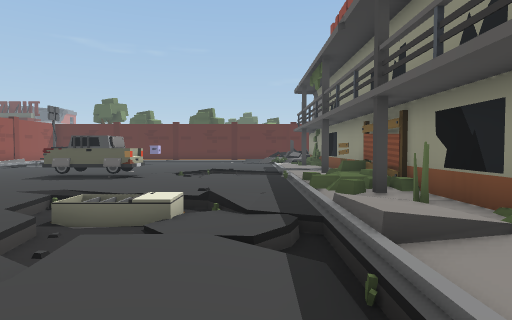
[1] (above)

19 first-person views from a walk through a Unity game level. The camera is 1.3 m above the floor, tilts 2° down and sees 75° across. The floor is counted in squares, 2 m on a side. Each view is taken from the middle of a square. On the plan, view 1 faces up. The plan holds only what a view shows up to about 10 squares ahead; the rest is blank. The place goes on beyond the plan. The player character is not drawn.

[2]
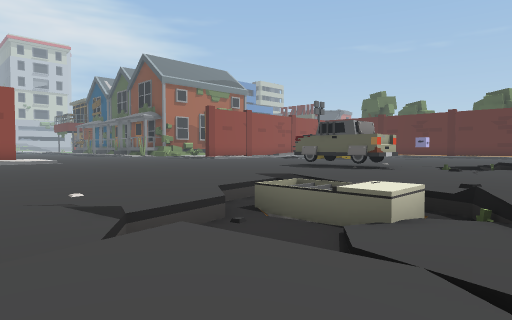

[3]
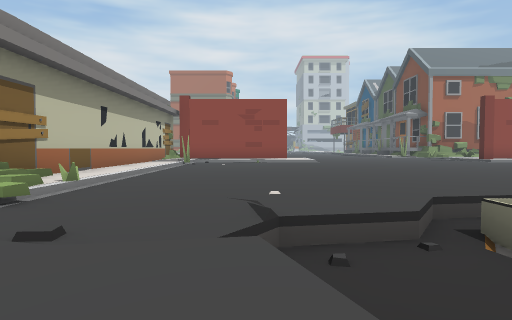

[4]
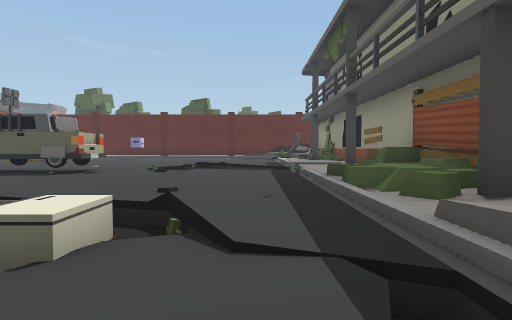

[5]
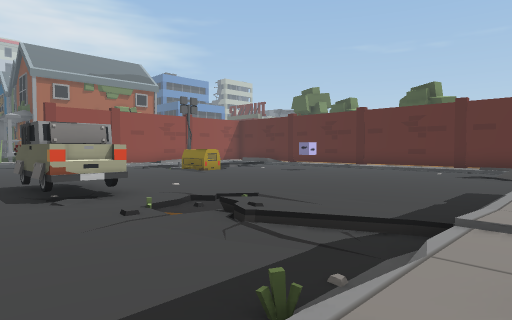

[6]
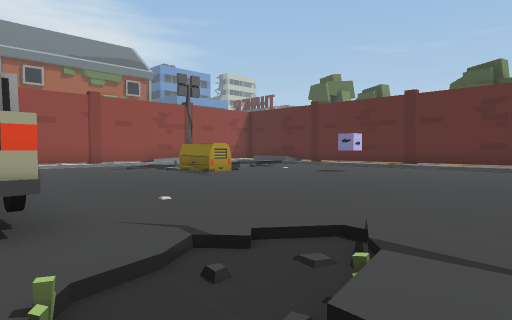

[7]
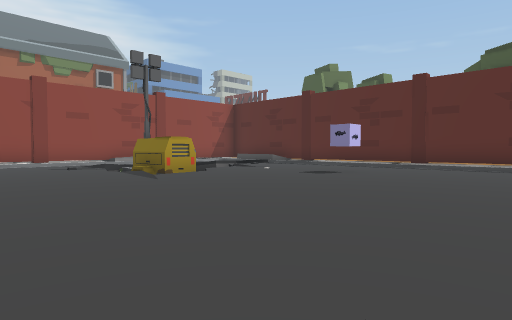

[8]
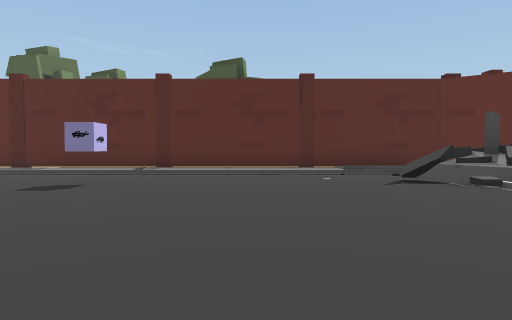

[9]
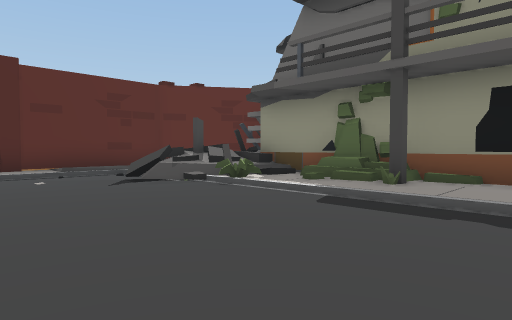

[10]
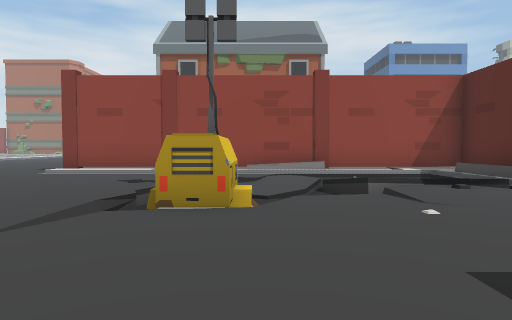

[11]
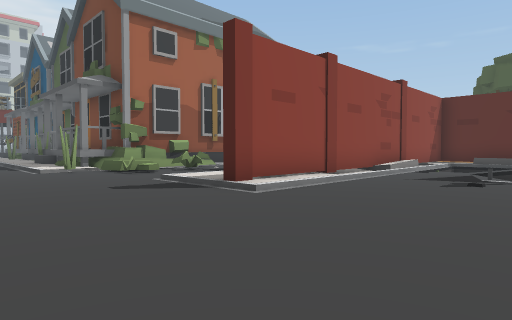

[12]
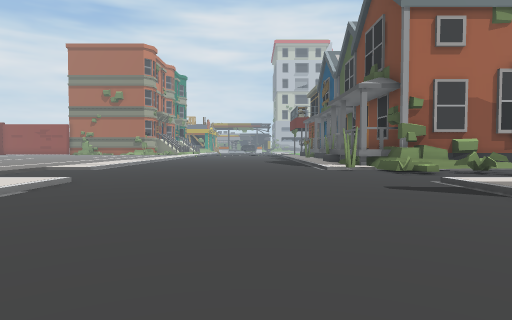

[13]
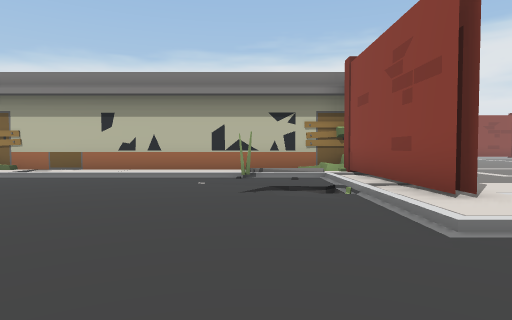

[14]
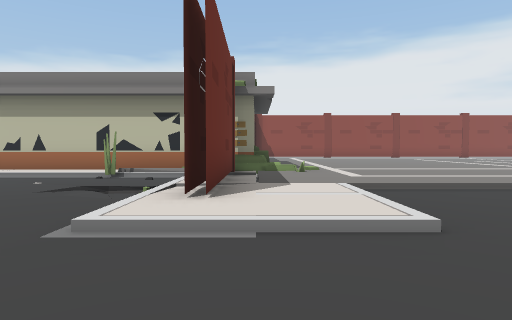

[15]
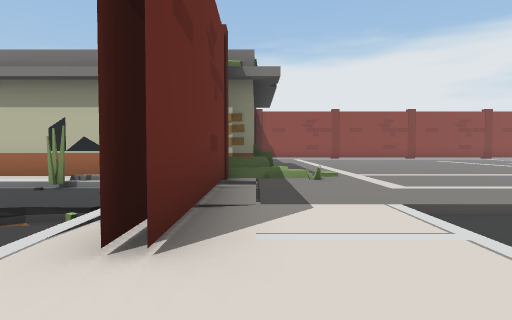

[16]
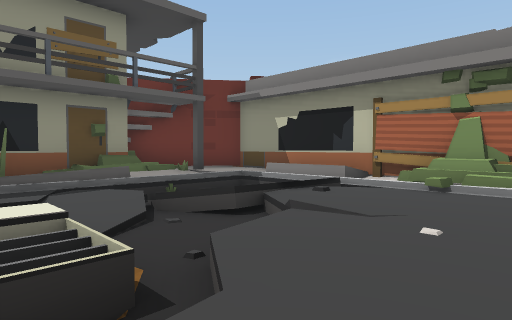

[17]
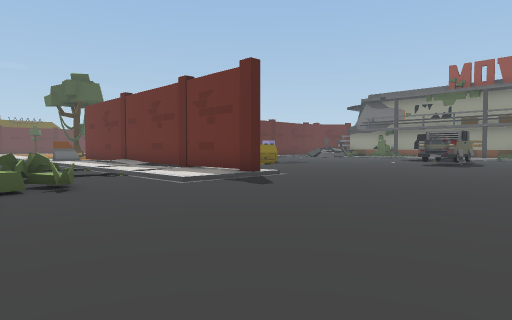

[18]
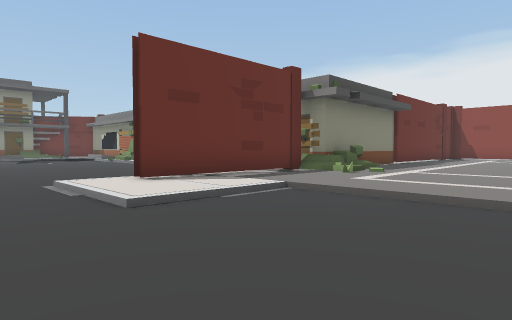

[19]
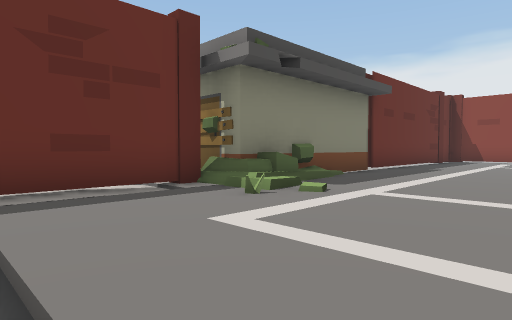

### Floor plan
Key: @ floor where view 1 was taken; # wall or solid block; . main floor; : floor 0.25 m higher than the main floor; - floor 0.5 m lower than the main floor; / step, stairs or slope; = window, fence, low wall or low ledge; ^ raised ledge; C car; O other object.
Columns run from 20 left of view 1 to 3 right of it. Each row starts with its distance up from view 1.
 24       ##################
 23       #///./::/::::::/##
 22      :#////..........=##
 21      :#///...........=##
 20      :#//==.........-#=#
 19       #///-..........==#
 18      :#.//O/........./:#
 17   ./.:#./OOO........./##
 16 ^../::#............../##
 15 #=#/.:#............../:#
 14 #=..::#............../ #
 13 ^^..::#..........//../:#
 12 #................/=///:#
 11 ..............CCC....//#
 10 .....................//#
  9 .....................//#
  8 .....................//#
  7 ................///..//#
  6 ................/OO////#
  5 ....:::........./OO////#
  4 /...::#........../-////#
  3 /...::#/.........=///=/#
  2 ::::::#...........////.#
  1 :::::.#.#........./////#
  0 ::::::#:/::::.://=#/@::#
 -1 :::::###################
 -2 :::::#
 -3 :::::#
 -4 :::::=
 -5   :::#
 -6   :::#
 -7   :::#
 -8    ::

Positions as (right, up) in squares from view 1, and headings:
1: (0, 0), facing up
2: (0, 2), facing up-left
3: (0, 3), facing left
4: (0, 3), facing up
5: (2, 9), facing up-left
6: (-1, 11), facing up-left
7: (-2, 13), facing up-left
8: (-3, 14), facing up
9: (-3, 14), facing up-right
10: (-5, 18), facing left
11: (-10, 9), facing up-left
12: (-10, 9), facing left
13: (-12, 8), facing down
14: (-15, 8), facing down
15: (-15, 6), facing down
16: (-5, 6), facing down-right
17: (-20, 7), facing up-right
18: (-20, 7), facing down-right
19: (-19, 3), facing down-right
